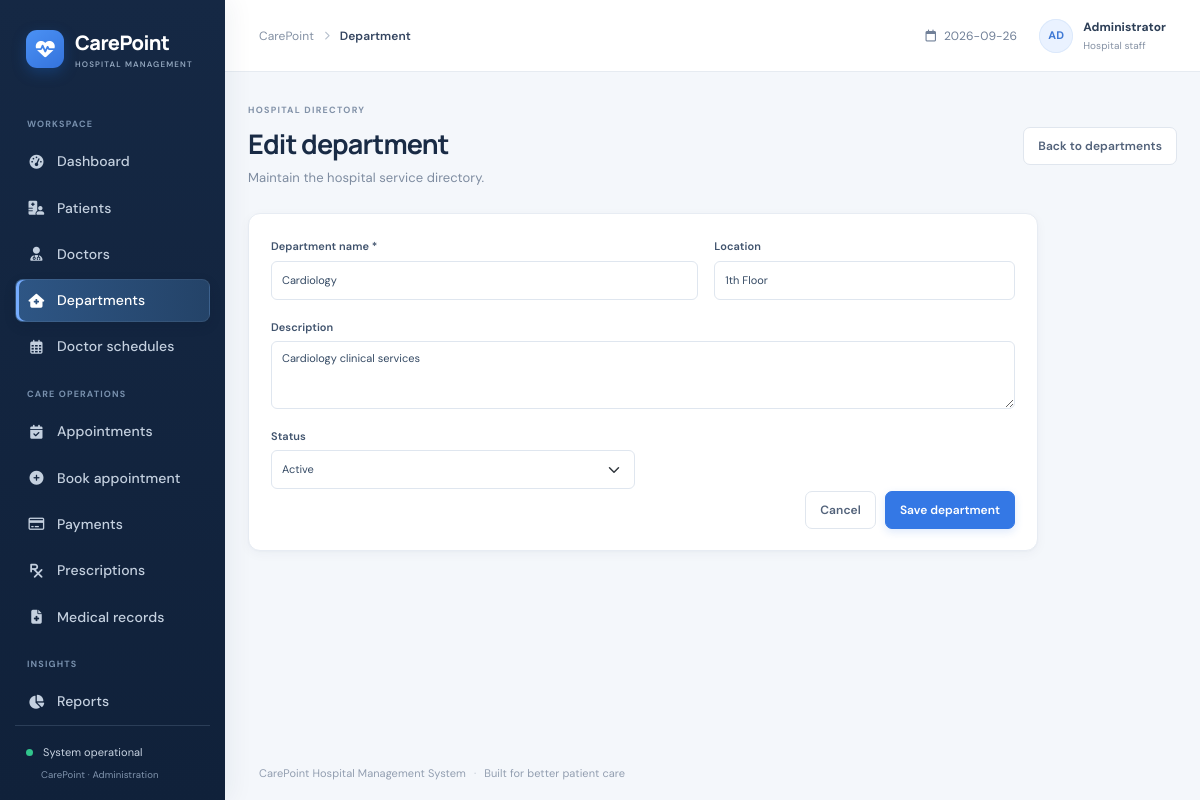
Screenshot of /departments/edit/1 with the database file from the repository.
### tables this page shows
CREATE TABLE departments(department_id INTEGER PRIMARY KEY, department_name TEXT UNIQUE NOT NULL, description TEXT DEFAULT '', location TEXT DEFAULT '', status TEXT NOT NULL DEFAULT 'Active');

### app.py (the view, shortened to what this page needs)
@app.route('/departments/edit/<int:id>',methods=['GET','POST'])
def edit_department(id):
    d=one('SELECT * FROM departments WHERE department_id=?',(id,));
    if not d: abort(404)
    return render_template('department_form.html',department=d,editing=True)

### app.py (called while the page is built)
def db():
    conn = sqlite3.connect(DB_PATH, factory=ClosingConnection)
    conn.row_factory = sqlite3.Row
    conn.execute('PRAGMA foreign_keys = ON')
    return conn

def one(sql, args=()):
    with db() as con:
        return con.execute(sql, args).fetchone()

@app.context_processor
def global_context(): return {'today':date.today().isoformat(), 'statuses':STATUSES, 'days':DAYS}

    def __exit__(self, exc_type, exc, tb):
        try:
            return super().__exit__(exc_type, exc, tb)
        finally:
            self.close()

### templates/department_form.html
{% extends 'base.html' %}{% block title %}{{ 'Edit' if editing else 'Add' }} department{% endblock %}{% block page_name %}Department{% endblock %}{% block content %}<div class="page-heading"><div><div class="eyebrow">HOSPITAL DIRECTORY</div><h1>{{ 'Edit department' if editing else 'Add department' }}</h1><p>Maintain the hospital service directory.</p></div><a class="btn btn-light" href="{{ url_for('departments') }}">Back to departments</a></div><form method="post" class="panel form-panel narrow-form"><div class="row g-3"><div class="col-md-7"><label class="form-label">Department name *</label><input required class="form-control" name="department_name" value="{{ department.department_name or '' }}" placeholder="e.g. Cardiology"></div><div class="col-md-5"><label class="form-label">Location</label><input class="form-control" name="location" value="{{ department.location or '' }}" placeholder="e.g. 2nd Floor"></div><div class="col-12"><label class="form-label">Description</label><textarea class="form-control" rows="3" name="description">{{ department.description or '' }}</textarea></div>{% if editing %}<div class="col-md-6"><label class="form-label">Status</label><select class="form-select" name="status">{% for s in ['Active','Inactive'] %}<option {{ 'selected' if department.status==s }}>{{ s }}</option>{% endfor %}</select></div>{% endif %}</div><div class="form-actions"><a class="btn btn-light" href="{{ url_for('departments') }}">Cancel</a><button class="btn btn-primary">Save department</button></div></form>{% endblock %}

### static/css/style.css (style rules this page uses)
:root { --ink:#172b4d;--muted:#738198;--line:#e9edf3;--bg:#f5f7fb;--blue:#3978e8;--nav:#15263f;--mint:#16a88b }
* { box-sizing:border-box }
body { margin:0;background:var(--bg);color:#253750;font-family:'DM Sans',sans-serif;font-size:14px }
.page-heading { display:flex;align-items:center;justify-content:space-between;gap:20px;margin-bottom:24px }
.eyebrow { font-size:9px;letter-spacing:1.15px;font-weight:700;color:#8897aa;margin-bottom:7px }
.page-heading h1 { font:700 25px Manrope,sans-serif;letter-spacing:-.65px;color:var(--ink);margin:0 }
.page-heading p { margin:6px 0 0;color:#7c899c;font-size:13px }
.btn { border-radius:7px;font-size:12px;font-weight:600;padding:9px 14px }
.btn-primary { background:var(--blue);border-color:var(--blue);box-shadow:0 3px 8px #3978e82a }
.btn-light,.btn-outline-secondary { background:white;border-color:#e2e7ee;color:#52627a }
.metric-card,.panel,.mini-metric { background:white;border:1px solid #ebeff4;border-radius:10px;box-shadow:0 2px 8px #17315a05 }
.panel { padding:19px 20px }
.search-field input,.form-control,.form-select { border-color:#e2e8ef;border-radius:6px;min-height:36px;font-size:11px;color:#42536b }
.form-panel { padding:23px }
.form-label { font-size:11px;font-weight:600;color:#506078;margin-bottom:6px }
.form-control,.form-select { padding:8px 10px }
.form-control::placeholder { color:#abb4c0 }
.form-actions { display:flex;justify-content:flex-end;gap:9px }
.narrow-form { max-width:790px }

### static/css/polish.css (style rules this page uses)
:root { --ink: #192b45; --muted: #77869b; --line: #e6ebf2; --bg: #f4f7fb; --blue: #3478e5; --nav: #14243d; --mint: #149b82; }
body { background: #f4f7fb; color: #2c3e56; font-family: 'DM Sans', Inter, system-ui, sans-serif; letter-spacing: .005em; }
.page-heading { margin-bottom: 26px; }
.page-heading h1 { font-size: 27px; letter-spacing: -.8px; }
.page-heading p { font-size: 13px; color: #7e8ca0; }
.eyebrow { color: #8292a8; letter-spacing: 1.25px; }
.metric-card, .panel, .mini-metric { border-color: #e7ecf3; box-shadow: 0 3px 12px #1d35510a, 0 1px 2px #1d355106; }
.panel { border-radius: 12px; padding: 21px 22px; }
.form-panel { border-radius: 12px; }
.form-label { color: #40536d; font-size: 11px; }
.form-control, .form-select { min-height: 39px; border-color: #dfe6ef; background-color: #fff; color: #354a64; transition: border-color .15s ease, box-shadow .15s ease; }
textarea.form-control { min-height: auto; }
.form-control::placeholder { color: #a4afbe; }
.form-actions { padding-top: 2px; }
.btn { min-height: 36px; transition: transform .15s ease, box-shadow .15s ease, background .15s ease; }
.btn-primary { background: #3478e5; border-color: #3478e5; }
.btn-light, .btn-outline-secondary { border-color: #e0e6ee; }

### rows the page displays
departments: department_name "Cardiology", location "1th Floor", description "Cardiology clinical services"

### other values shown
{{ 'Edit department' if editing else 'Add department' }} "Edit department"
form field status "Active"
